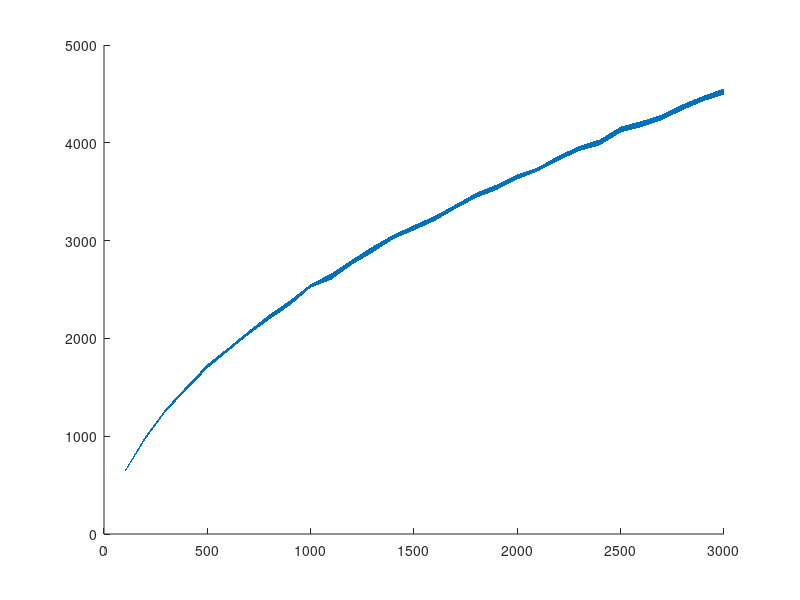

Source code (MATLAB): (Note: this script raises an error after producing the figure.)
interval = 5;
cm=lines(20);

load('genFixedNst');
hold on; 
numBs = length(Bs);
rge = 1:interval:numBs;
CIUBs = stUBs*1.96/sqrt(numBs);
CIFKs = stFKs*1.96/sqrt(numBs);
CILKs = stLKs*1.96/sqrt(numBs);
CILBs = stLBs*1.96/sqrt(numBs);
al=.1;
fill([Bs';flipud(Bs')],[fValUBs'-CIUBs';flipud(fValUBs'+CIUBs')],cm(1,:),'linestyle','none');
alpha(al);
fill([Bs';flipud(Bs')],[fValFKs'-CIFKs';flipud(fValFKs'+CIFKs')],cm(2,:),'linestyle','none');
alpha(al);
fill([Bs';flipud(Bs')],[fValLKs'-CILKs';flipud(fValLKs'+CILKs')],cm(3,:),'linestyle','none');
alpha(al);
fill([Bs';flipud(Bs')],[fValLBs'-CILBs';flipud(fValLBs'+CILBs')],cm(4,:),'linestyle','none');
alpha(al);
p1=plot(Bs,fValUBs,'color',cm(1,:));
p2=plot(Bs,fValFKs,'color',cm(2,:));
p3=plot(Bs,fValLKs,'color',cm(3,:));
p4=plot(Bs,fValLBs,'color',cm(4,:));
legend([p1 p2 p3 p4],{'Knapsack Upper Bound','FK-Greedy','LK-Greedy','Knapsack Lower Bound'},'Location','southeast');
xlabel('Budget');
ylabel('Total Utility');
title('PAP on general networks, |V|=1000, 30 replications');
xlim([Bs(1),Bs(end)]);

figure();
load('treeNst');
hold on; 
numBs = length(Bs);
rge = 1:interval:numBs;
CIOpts = stdOpts*1.96/sqrt(numBs);
CIFKs = stdFKs*1.96/sqrt(numBs);
CILKs = stdLKs*1.96/sqrt(numBs);
cm=lines(20);
fill([Bs';flipud(Bs')],[fOpts'-CIOpts';flipud(fOpts'+CIOpts')],cm(1,:),'linestyle','none');
alpha(.1);
fill([Bs';flipud(Bs')],[fFKs'-CIFKs';flipud(fFKs'+CIFKs')],cm(2,:),'linestyle','none');
alpha(.1);
fill([Bs';flipud(Bs')],[fLKs'-CILKs';flipud(fLKs'+CILKs')],cm(3,:),'linestyle','none');
alpha(.1);
p1=plot(Bs,fOpts,'color',cm(1,:));
p2=plot(Bs,fFKs,'color',cm(2,:));
p3=plot(Bs,fLKs,'color',cm(3,:));
legend([p1,p2,p3],{'IP','FK-Greedy','LK-Greedy'},'Location','southeast');
xlabel('Budget');
ylabel('Total Utility');
title('PAP on trees, |V|=1000, 30 replications');
xlim([Bs(1),Bs(end)]);